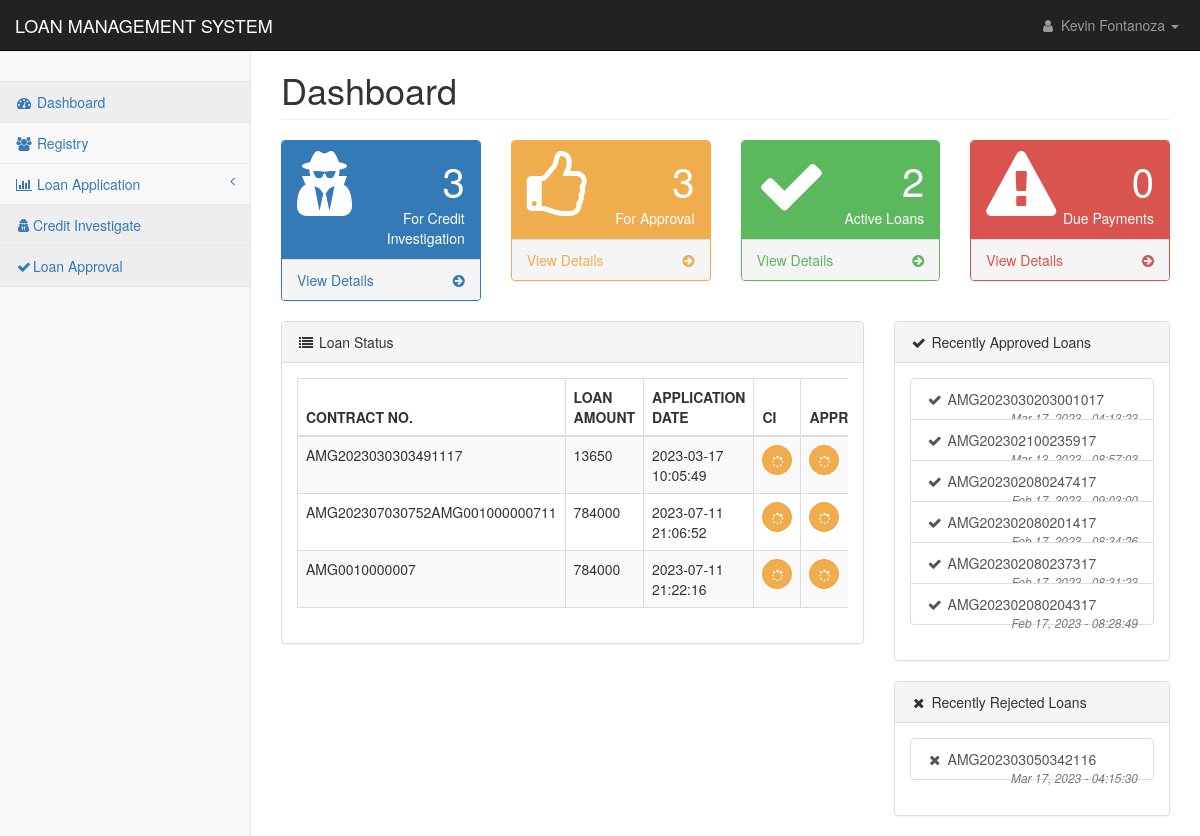
The page /pages/index.php (signed in) on the database its author committed.
### tables this page shows
CREATE TABLE `loan_applications` (
  `loan_id` int(11) NOT NULL,
  `contract_no` text NOT NULL,
  `client_id` int(11) NOT NULL,
  `loan_type` int(11) NOT NULL,
  `loan_duration` int(11) NOT NULL,
  `loan_amount` double NOT NULL,
  `interest_amount` double NOT NULL,
  `other_fee` double NOT NULL,
  `total_cashout` double NOT NULL,
  `monthly_amortization` int(11) NOT NULL,
  `mop` text NOT NULL,
  `application_date` datetime NOT NULL DEFAULT current_timestamp(),
  `ci_status` int(11) NOT NULL,
  `ci_by` text NOT NULL,
  `ci_date` datetime DEFAULT NULL,
  `approval` int(11) NOT NULL,
  `processed_by` text NOT NULL,
  `date_flagged` datetime DEFAULT NULL,
  `remarks` text NOT NULL,
  `paid` int(11) NOT NULL
);

### pages/index.php (the view, shortened to what the rows shown need)
<?php
include('../config/conn.php');
?>
<!DOCTYPE html>
<html lang="en">
    <head>
        <link href="../css/bootstrap.min.css" rel="stylesheet">
        <link href="../css/metisMenu.min.css" rel="stylesheet">
        <link href="../css/timeline.css" rel="stylesheet">
        <link href="../css/startmin.css" rel="stylesheet">
        <link href="../css/morris.css" rel="stylesheet">
        <link href="../css/font-awesome.min.css" rel="stylesheet" type="text/css">
    </head>
    <body>
        <div id="wrapper">
            <div id="page-wrapper">
                <div class="container-fluid">
                    <div class="row">
                        <div class="col-lg-12">
                            <h1 class="page-header">Dashboard</h1>
                        </div>
                    </div>
                    <div class="row">
                        <div class="col-lg-8">
                            <div class="panel panel-default">
                                <div class="panel-body">
                                <div class="table-responsive">
                                        <table class="table table-striped table-bordered table-hover" id="dataTables-example">
                                            <thead>
                                                <tr>
                                                    <th>CONTRACT NO.</th>
                                                    <th>LOAN AMOUNT</th>
                                                    <th>APPLICATION DATE</th>
                                                    <th>CI</th>
                                                    <th>APPROVED</th>
                                                </tr>
                                            </thead>
                                            <tbody>
                                                <?php
                                                    $sql ="SELECT * FROM loan_applications where paid=0 and ci_status!=1  ORDER BY date_flagged ASC";
                                                    $res = mysqli_query($con,$sql);
                                                        if(mysqli_num_rows($res) > 0){
                                                            while($row = mysqli_fetch_assoc($res)) {
                                                                ?><tr class="odd gradeX">
                                                                    <td><?php echo $row['contract_no'];?></td>
                                                                    <td><?php echo $row['loan_amount'];?></td>
                                                                    <td><?php echo $row['application_date'];?></td>
                                                                    <td><?php
                                                                    if($row['ci_status']==1){
                                                                        echo '<button type="button" class="btn btn-success btn-circle"><i class="fa fa-check"></i></button>';}
                                                                    else if($row['ci_status']==2){
                                                                        echo '<button type="button" class="btn btn-danger btn-circle"><i class="fa fa-times"></i></button>';
                                                                    }else{
                                                                        echo '<button type="button" class="btn btn-warning btn-circle"><i class="fa fa-spinner"></i></button>';
                                                                    }
                                                                    ?></td>
                                                                    <td><?php
                                                                    if($row['approval']==1 && $row['ci_status'] != 2){
                                                                        echo '<button type="button" class="btn btn-success btn-circle"><i class="fa fa-check"></i></button>';}
                                                                    else if($row['approval']==2 || $row['ci_status'] == 2){
                                                                        echo '<button type="button" class="btn btn-danger btn-circle"><i class="fa fa-times"></i></button>';
                                                                    }else{
                                                                        echo '<button type="button" class="btn btn-warning btn-circle"><i class="fa fa-spinner"></i></button>';
                                                                    }
                                                                    ?></td>
                                                                </tr><?php
                                                            }
                                                        }
                                                ?>
                                            </tbody>
                                        </table>
                                    </div>
                                </div>
                            </div>
                        </div>
                        <div class="col-lg-4">
                            <div class="panel panel-default">
                                <div class="panel-body">
                                    <div class="list-group">
                                        <?php
                                                $recent_approved = "SELECT * FROM loan_applications where approval=1 order by date_flagged desc LIMIT 10";
                                                $res_app = mysqli_query($con,$recent_approved);
                                                if(mysqli_num_rows($res_app) > 0){
                                                    while($row_approved = mysqli_fetch_assoc($res_app)) {
                                                        $dapp = strtotime($row_approved['date_flagged']);
                                                        $myFormatForView = date("M d, Y - H:i:s", $dapp);
                                                        ?>
                                                            <a href="#" class="list-group-item">
                                                                <i class="fa fa-check fa-fw"></i> <?php echo $row_approved['contract_no'];?>
                                                                    <span class="pull-right text-muted small"><em><?php echo $myFormatForView;?></em>
                                                                    </span>
                                                            </a>
                                                        <?php
                                                    }
                                                }else{
                                                    echo "<em></em>";
                                                }
                                            ?>
                                    </div>
                                </div>
                            </div>
                            <div class="panel panel-default">
                                <div class="panel-body">
                                    <div class="list-group">
                                        <?php
                                                $recent_reject = "SELECT * FROM loan_applications where approval=2 OR ci_status=2 order by date_flagged desc LIMIT 10";
                                                $res_rej = mysqli_query($con,$recent_reject);
                                                if(mysqli_num_rows($res_rej) > 0){
                                                    while($row_reject = mysqli_fetch_assoc($res_rej)) {
                                                        $drej = strtotime($row_reject['date_flagged']);
                                                        $myFormatForViewRej = date("M d, Y - H:i:s", $drej);
                                                        ?>
                                                            <a href="#" class="list-group-item">
                                                                <i class="fa fa-times fa-fw"></i> <?php echo $row_reject['contract_no'];?>
                                                                    <span class="pull-right text-muted small"><em><?php echo $myFormatForViewRej;?></em>
                                                                    </span>
                                                            </a>
                                                        <?php
                                                    }
                                                }else{
                                                    echo "<em></em>";
                                                }
                                            ?>
                                    </div>
                                </div>
                            </div>
                        </div>
                    </div>
                </div>
            </div>
        </div>
    </body>
</html>

### rows shown on the page
loan_applications: contract_no "AMG2023030303491117", loan_amount "13650", application_date "2023-03-17 10:05:49", ci_status 0 (drawn), approval 0 (drawn)
loan_applications: contract_no "AMG202307030752AMG001000000711", loan_amount "784000", application_date "2023-07-11 21:06:52", ci_status 0 (drawn), approval 0 (drawn)
loan_applications: contract_no "AMG0010000007", loan_amount "784000", application_date "2023-07-11 21:22:16", ci_status 0 (drawn), approval 0 (drawn)
loan_applications: contract_no "AMG2023030203001017", date_flagged "Mar 17, 2023 - 04:13:23"
loan_applications: contract_no "AMG202302100235917", date_flagged "Mar 13, 2023 - 08:57:03"
loan_applications: contract_no "AMG202302080247417", date_flagged "Feb 17, 2023 - 09:03:00"
loan_applications: contract_no "AMG202302080201417", date_flagged "Feb 17, 2023 - 08:34:26"
loan_applications: contract_no "AMG202302080237317", date_flagged "Feb 17, 2023 - 08:31:23"
loan_applications: contract_no "AMG202302080204317", date_flagged "Feb 17, 2023 - 08:28:49"
loan_applications: contract_no "AMG202303050342116", date_flagged "Mar 17, 2023 - 04:15:30"

### other values the page prints
$_SESSION['name'] "Kevin Fontanoza"
$row_for_ci['count'] "3"
$row_for_ci['count'] "2"
$row_for_ci['count'] "0"
